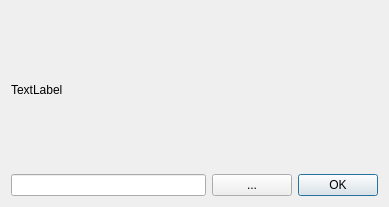
<?xml version="1.0" encoding="UTF-8"?>
<ui version="4.0">
 <class>AttachmentStoragePathConfigDialog</class>
 <widget class="QDialog" name="AttachmentStoragePathConfigDialog">
  <property name="geometry">
   <rect>
    <x>0</x>
    <y>0</y>
    <width>389</width>
    <height>207</height>
   </rect>
  </property>
  <property name="windowTitle">
   <string>Dialog</string>
  </property>
  <property name="locale">
   <locale language="English" country="UnitedStates"/>
  </property>
  <layout class="QVBoxLayout" name="verticalLayout">
   <item>
    <widget class="QLabel" name="infoLabel">
     <property name="sizePolicy">
      <sizepolicy hsizetype="Preferred" vsizetype="Expanding">
       <horstretch>0</horstretch>
       <verstretch>0</verstretch>
      </sizepolicy>
     </property>
     <property name="text">
      <string>TextLabel</string>
     </property>
     <property name="wordWrap">
      <bool>true</bool>
     </property>
    </widget>
   </item>
   <item>
    <layout class="QHBoxLayout" name="horizontalLayout">
     <item>
      <widget class="QLineEdit" name="folderPath">
       <property name="text">
        <string notr="true"/>
       </property>
      </widget>
     </item>
     <item>
      <widget class="QPushButton" name="chooseFolderButton">
       <property name="text">
        <string notr="true">...</string>
       </property>
      </widget>
     </item>
     <item>
      <widget class="QDialogButtonBox" name="buttonBox">
       <property name="sizePolicy">
        <sizepolicy hsizetype="Fixed" vsizetype="Fixed">
         <horstretch>0</horstretch>
         <verstretch>0</verstretch>
        </sizepolicy>
       </property>
       <property name="orientation">
        <enum>Qt::Horizontal</enum>
       </property>
       <property name="standardButtons">
        <set>QDialogButtonBox::Ok</set>
       </property>
      </widget>
     </item>
    </layout>
   </item>
  </layout>
 </widget>
 <resources/>
 <connections>
  <connection>
   <sender>buttonBox</sender>
   <signal>accepted()</signal>
   <receiver>AttachmentStoragePathConfigDialog</receiver>
   <slot>accept()</slot>
   <hints>
    <hint type="sourcelabel">
     <x>248</x>
     <y>254</y>
    </hint>
    <hint type="destinationlabel">
     <x>157</x>
     <y>274</y>
    </hint>
   </hints>
  </connection>
  <connection>
   <sender>buttonBox</sender>
   <signal>rejected()</signal>
   <receiver>AttachmentStoragePathConfigDialog</receiver>
   <slot>reject()</slot>
   <hints>
    <hint type="sourcelabel">
     <x>316</x>
     <y>260</y>
    </hint>
    <hint type="destinationlabel">
     <x>286</x>
     <y>274</y>
    </hint>
   </hints>
  </connection>
 </connections>
</ui>
